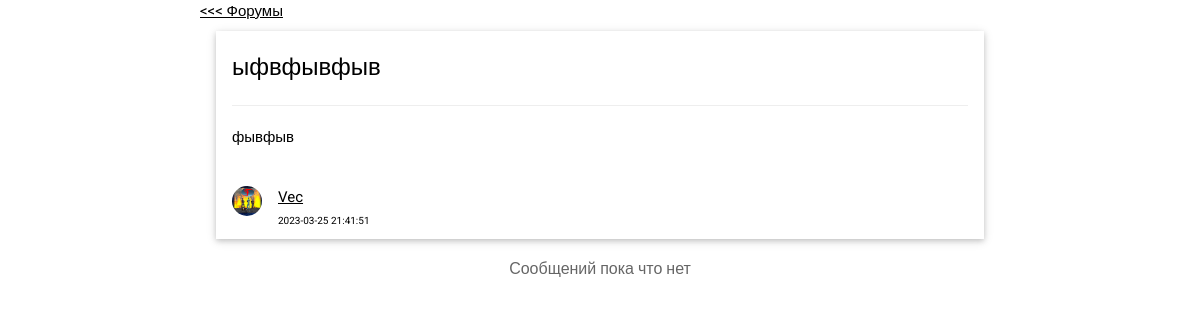
The page /forum/17 on the database as committed earlier.
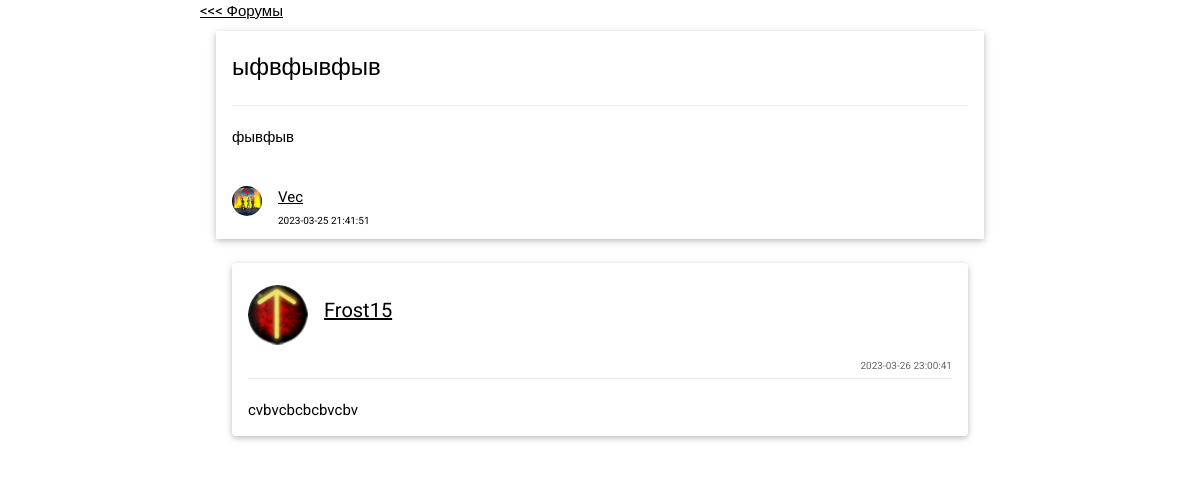
The same page on the database as committed later.
### semas_app/views.py (the view)
# urls.py: path('forum/<int:id>', views.forum),
def forum(request, id):
    if not id or request.method != "GET": return HttpResponse("<h1>Страница не найдена: 404</h1>")
    forum_info = Forum.get_forum_info(id)
    if not forum_info: return HttpResponse("<h1>Страница не найдена: 404</h1>")
    messages = Forum.get_messages(id)
    cookie_user_id = request.COOKIES.get("id")
    data = {"cookie_user_id": cookie_user_id, "forum_info": forum_info, "messages": messages}
    return render(request, "forum.html", context=data)

### semas_app/models.py (called while the page is built)
    def get_avatar_link(avatar, user_id):
        if not avatar:
            link = f"images/default.png"
        else:
            link = f"images/avatars/{user_id}/{avatar}"
        return link

    def __parse_forum_info(forum):
        id = forum[0]
        creatorId = forum[1]
        forum_name = forum[2]
        message = forum[3]
        date = forum[4]
        avatar = forum[5]
        avatar = User.get_avatar_link(avatar, creatorId)
        nick = forum[6]
        res = dict()
        res["id"] = id
        res["creator_id"] = creatorId
        res["name"] = forum_name
        res["message"] = Message.tolink(message)
        res["date"] = date
        res["nick"] = nick
        res["avatar"] = avatar
        return res

    def __parse_messages(messages):
        result = list()
        for message in messages:
            id = message[0]
            senderId = message[1]
            txt = message[2]
            date = message[3]
            avatar = message[4]
            nick = message[5]
            avatar = User.get_avatar_link(avatar, senderId)
            tmp = dict()
            tmp["id"] = id
            tmp["sender_id"] = senderId
            tmp["message"] = Message.tolink(txt)
            tmp["date"] = date
            tmp["nick"] = nick
            tmp["avatar"] = avatar
            result.append(tmp)
        return result

    def get_messages(id):
        try:
            con = sqlite3.connect(DB_NAME)
            cur = con.cursor()
            result = cur.execute(f"SELECT forum_message.id AS id, senderId, message, date, user.avatar AS avatar, user.nick AS nick \
                 FROM forum_message INNER JOIN user ON forum_message.senderId=user.id WHERE forumId={id}").fetchall()
            if not len(result): return None
            return Forum.__parse_messages(result)
        except sqlite3.Error as error:
            con.rollback()
            print(f"DataBase error {error.__str__()}")
            return JsonResponse({'message': Response.UNKNOWN_ERROR.value})
        finally:
            con.close()

### semas_app/templates/forum.html (shortened to what this page needs)
<!DOCTYPE html>
{% load static %}
<html lang="ru">
<head>
<link rel="stylesheet" type="text/css" href="{% static 'css/main.css' %}">
<link rel="stylesheet" type="text/css" href="{% static 'css/w3.css' %}">
<link rel="stylesheet" href="https://cdnjs.cloudflare.com/ajax/libs/font-awesome/4.7.0/css/font-awesome.min.css">
</head>
<body>
<div class="w3-content" style="max-width:800px;">
	<a href="/forum"><<< Форумы</a>
	<div class="w3-container w3-padding">
		<div class="w3-card w3-padding w3-clear">
			<h3>{{ forum_info.name }}</h3>
			<hr />
			<p>{{ forum_info.message|safe }}</p><br />
				<a href="../user/{{ forum_info.creator_id }}"><img src="{% static forum_info.avatar %}" class="w3-left w3-circle w3-margin-right avatar" style="width:30px;height:30px" />
				<span>{{ forum_info.nick }}</span></a><br />
				<span class="small">{{ forum_info.date }}</span>
		</div>
	</div>
	<div class="w3-container">
		{% for message in messages %}
			<div class="w3-container w3-card w3-white w3-round w3-margin"><br>
			<a href = "{{message.sender_id}}" target="_blank">
				<img src="{% static message.avatar %}" alt="Avatar" class="w3-left w3-circle w3-margin-right avatar" style="width:60px;height:60px;" />
			<h4>{{ message.nick }}</h4>
			</a><br>
			<span class="w3-right w3-opacity small">{{ message.date }}</span>
				<hr class="w3-clear">
			<p>
			{{ message.message|safe }}
			</p>
      </div>
		{% empty %}
		<h6 class="w3-opacity w3-center">Сообщений пока что нет</h6>
		{% endfor %}
	</div>
</div>
</body>
</html>

### semas_app/static/css/main.css (style rules this page uses)
.small { font-size: 10px; }
.avatar { width:60px; }

### semas_app/static/css/w3.css (style rules this page uses)
html { box-sizing:border-box }
*,*:before,*:after { box-sizing:inherit }
html { -ms-text-size-adjust:100%;-webkit-text-size-adjust:100% }
body { margin:0 }
a { background-color:transparent }
img { border-style:none }
hr { box-sizing:content-box;height:0;overflow:visible }
html,body { font-family:Verdana,sans-serif;font-size:15px;line-height:1.5 }
html { overflow-x:hidden }
h3 { font-size:24px }
h4 { font-size:20px }
h1,h2,h3,h4,h5,h6 { font-family:"Segoe UI",Arial,sans-serif;font-weight:400;margin:10px 0 }
hr { border:0;border-top:1px solid #eee;margin:20px 0 }
img { vertical-align:middle }
a { color:inherit }
.w3-container:after,.w3-container:before,.w3-panel:after,.w3-panel:before,.w3-row:after,.w3-row:before,.w3-row-padding:after,.w3-row-padding:before, .w3-cell-row:before,.w3-cell-row:after,.w3-clear:after,.w3-clear:before,.w3-bar:before,.w3-bar:after { content:"";display:table;clear:both }
.w3-content,.w3-auto { margin-left:auto;margin-right:auto }
.w3-content { max-width:980px }
.w3-circle { border-radius:50% }
.w3-round,.w3-round-medium { border-radius:4px }
.w3-container,.w3-panel { padding:0.01em 16px }
.w3-card,.w3-card-2 { box-shadow:0 2px 5px 0 rgba(0,0,0,0.16),0 2px 10px 0 rgba(0,0,0,0.12) }
.w3-opacity,.w3-hover-opacity:hover { opacity:0.60 }
.w3-margin { margin:16px!important }
.w3-margin-right { margin-right:16px!important }
.w3-padding { padding:8px 16px!important }
.w3-left { float:left!important }
.w3-right { float:right!important }
.w3-white,.w3-hover-white:hover { color:#000!important;background-color:#fff!important }

### semas_app/templates/forum.html (style rules this page uses)
html,body,h1,h2,h3,h4,h5,h6 { font-family: "Roboto", sans-serif }

Rows that differ between the two databases and show on the page:
added forum_message: nick "Frost15", date "2023-03-26 23:00:41", message "cvbvcbcbcbvcbv"
Other text that changed with them:
text no longer shown: "Сообщений пока что нет"
